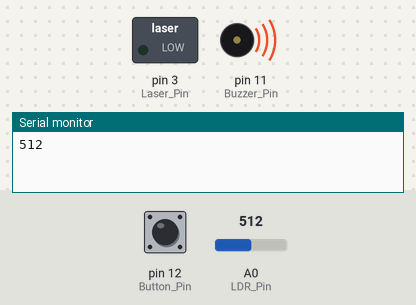
A sketch run on a simulated Arduino Uno, built with avr-gcc and run on an emulated ATmega328P. Shown: switched loads named in the sketch (green lamp = pin HIGH), buzzer (waves = sounding), the last lines printed to the serial monitor. Dashed ring = blinking. The inputs (shaded band) are chosen by the test bench; at power-on: pin 12 (Button_Pin) HIGH, A0 (LDR_Pin) = 512.

Above: at 1.8 s.
1.9 s: pin 12 (Button_Pin) pulled LOW for 0.15 s
At 2.4 s:
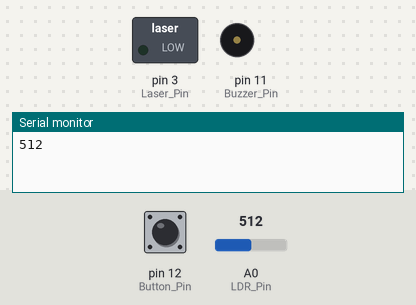
4.4 s: pin 12 (Button_Pin) pulled LOW for 3.2 s
At 9.3 s:
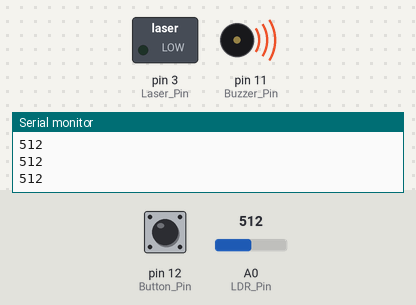
Timing chart, 0 to 10.8 s (numbered marks = the images above; inputs shaded):
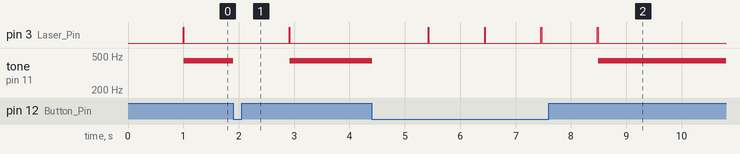

The sketch:

Laser_Alarm.ino
```cpp
//define pins used
int Laser_Pin =3;
int Buzzer_Pin=11;
int Button_Pin=12;
int LDR_Pin=A0;

int LaserThreshold =100;


void setup() {
  // put your setup code here, to run once:

  pinMode(Laser_Pin,OUTPUT);
  pinMode(Button_Pin,INPUT_PULLUP);
  Serial.begin(9600);
}
boolean alarmstate=false;

void loop() {
  // put your main code here, to run repeatedly:
  if (! alarmstate){
    delay(1000);
    digitalWrite(Laser_Pin,HIGH);
   // delay(1000);
    delay(10);

    unsigned long startTime=millis();
    while(millis()-startTime < 1000){
      int sensorValue = analogRead(LDR_Pin);
      Serial.println(sensorValue);
      if(sensorValue > LaserThreshold){
        alarmstate = true;
        break;
        }
        delay(10);
      }
      digitalWrite(Laser_Pin,LOW);
    }else{
      tone(Buzzer_Pin,440);
      if (! digitalRead(Button_Pin)){
        alarmstate=false;
        noTone(Buzzer_Pin);
        }
        delay(10);
      }


}
```

Measured:
- after the input at 1.9 s, pin 3 (Laser_Pin): LOW → HIGH after 1.0 s, → LOW 0.01 s later; tone on pin 11 (Buzzer_Pin): 440 Hz → silent at once, → 440 Hz 1.0 s later
- after the input at 4.4 s, pin 3 (Laser_Pin): alternates HIGH for 0.01 s and LOW for 1.0 s, 8 changes in all, then stays LOW, starting after 1.0 s; tone on pin 11 (Buzzer_Pin): 440 Hz → silent at once, → 440 Hz 4.1 s later
